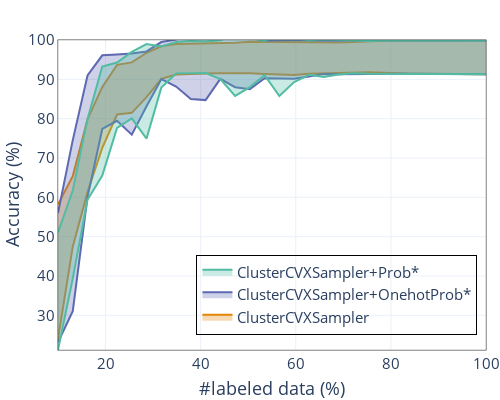

Source (notebook cell):
### Code cell
plot([spectral, spectral_perfect_onehot, spectral_perfect_distributional], 
     ["ClusterCVXSampler", "ClusterCVXSampler+OnehotProb*", "ClusterCVXSampler+Prob*"], 
     filename="cvx_cluster_perfect_uncertainty_K={}_sigma={}_alpha={}.pdf".format(K, sigma, alpha), 
     opacity=0.3)
